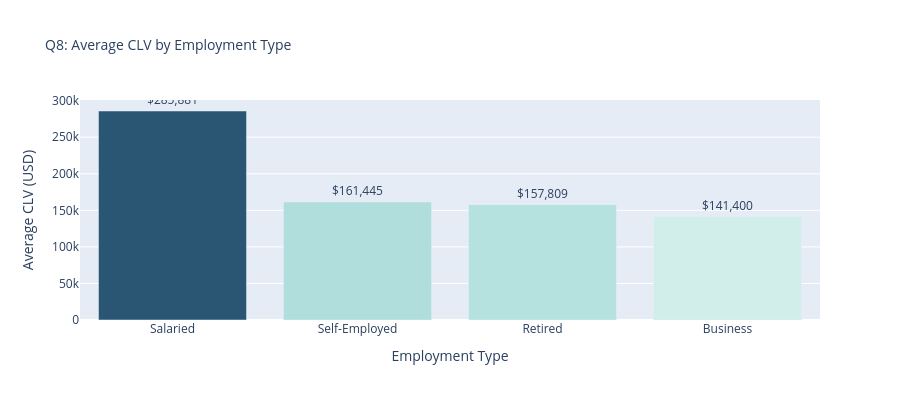

Notebook code cell kept with this figure:
### Code cell
# Chart 3 — CLV by Employment Type
emp_clv = clv_by_employment(clv_df)

fig3 = px.bar(
    emp_clv,
    x='employment_type',
    y='avg_clv',
    color='avg_clv',
    color_continuous_scale='Teal',
    title='Q8: Average CLV by Employment Type',
    labels={
        'employment_type': 'Employment Type',
        'avg_clv':         'Average CLV (USD)',
    },
    text='avg_clv',
)
fig3.update_traces(texttemplate='$%{text:,.0f}', textposition='outside')
fig3.update_layout(
    height=400,
    coloraxis_showscale=False,
    title_font_size=14,
)
fig3.show()

### Figure 1 — Plotly figure (JSON) as saved in the notebook; plotly's stock layout.template omitted (floating-point values rounded to 4 significant figures)
{"data": [{"hovertemplate": "Employment Type=%{x}<br>Average CLV (USD)=%{marker.color}<extra></extra>", "legendgroup": "", "marker": {"color": [285900.0, 161400.0, 157800.0, 141400.0], "coloraxis": "coloraxis", "pattern": {"shape": ""}}, "name": "", "orientation": "v", "showlegend": false, "text": [285900.0, 161400.0, 157800.0, 141400.0], "textposition": "outside", "texttemplate": "$%{text:,.0f}", "type": "bar", "x": ["Salaried", "Self-Employed", "Retired", "Business"], "xaxis": "x", "y": [285900.0, 161400.0, 157800.0, 141400.0], "yaxis": "y"}], "layout": {"barmode": "relative", "coloraxis": {"autocolorscale": false, "colorbar": {"title": {"text": "Average CLV (USD)"}}, "colorscale": [[0, "rgb(209, 238, 234)"], [0.1667, "rgb(168, 219, 217)"], [0.3333, "rgb(133, 196, 201)"], [0.5, "rgb(104, 171, 184)"], [0.6667, "rgb(79, 144, 166)"], [0.8333, "rgb(59, 115, 143)"], [1, "rgb(42, 86, 116)"]], "showscale": false}, "height": 400, "legend": {"tracegroupgap": 0}, "title": {"font": {"size": 14}, "text": "Q8: Average CLV by Employment Type"}, "xaxis": {"anchor": "y", "domain": [0, 1], "title": {"text": "Employment Type"}}, "yaxis": {"anchor": "x", "domain": [0, 1], "title": {"text": "Average CLV (USD)"}}}}
